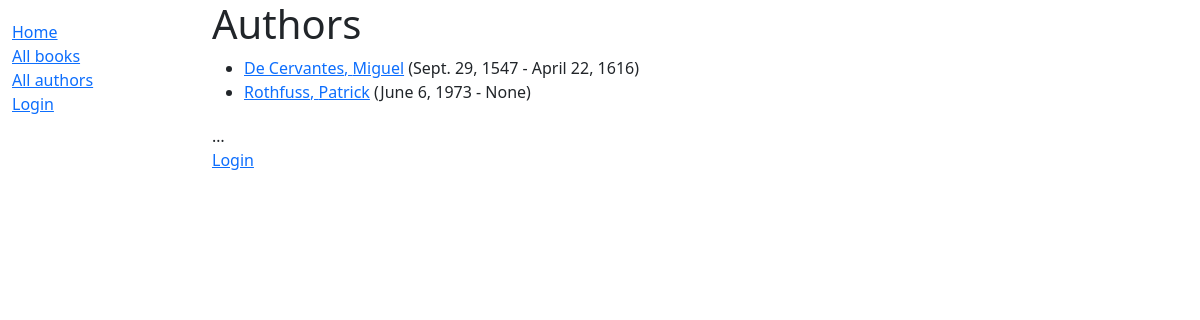
Screenshot of /catalog/authors/ with the database file from the repository.
### catalog/models.py (models this page shows, shortened)
class Author(models.Model):
    first_name = models.CharField(max_length=100)
    last_name = models.CharField(max_length=100)
    date_of_birth = models.DateField(null=True, blank=True)
    date_of_death = models.DateField('Died', null=True, blank=True)
    class Meta:
        ordering = ['last_name', 'first_name']
    def get_absolute_url(self):
        return reverse('author-detail', args=[str(self.id)])

### catalog/views.py (the view)
# urls.py: path('authors/', views.AuthorListView.as_view(), name='authors'),
class AuthorListView(generic.ListView):
    model = Author
    paginate_by = 10

### templates/catalog/author_list.html
{% extends "base_generic.html" %}
{% block content %}
  <h1>Authors</h1>
  {% if author_list %}
  <ul>
    {% for author in author_list %}
      <li>
        <a href="{{ author.get_absolute_url }}">{{ author.last_name }}, {{ author.first_name }}</a>
          ({{author.date_of_birth}} - {{ author.date_of_death }})
      </li>
    {% endfor %}
  </ul>
  {% else %}
    <p>There are no authors listed.</p>
  {% endif %}
{% endblock %}

### templates/base_generic.html (shortened to what this page needs)
<!DOCTYPE html>
<html lang="en">
<head>
  <link href="https://cdn.jsdelivr.net/npm/bootstrap@5.1.3/dist/css/bootstrap.min.css" rel="stylesheet">
  {% load static %}
  <link rel="stylesheet" href="{% static 'css/styles.css' %}">
</head>
<body>
  <div class="container-fluid">
    <div class="row">
      <div class="col-sm-2">
      {% block sidebar %}
       <ul class="sidebar-nav">
    <li><a href="{% url 'index' %}">Home</a></li>
    <li><a href="{% url 'books' %}">All books</a></li>
    <li><a href="{% url 'authors' %}">All authors</a></li>
   {% if user.is_authenticated %}
   <li>User: {{ user.get_username }}</li>
   <li><a href="{% url 'my-borrowed' %}">My Borrowed</a></li>
   <li><a href="{% url 'logout'%}?next={{request.path}}">Logout</a></li>
   {% else %}
   <li><a href="{% url 'login'%}?next={{request.path}}">Login</a></li>
   {% endif %}
 </ul>
     {% endblock %}
      </div>
      <div class="col-sm-10 ">{% block content %}{% endblock %}{% block pagination %}
            <ul class="sidebar-nav">
    …
   {% if user.is_authenticated %}
     <li>User: {{ user.get_username }}</li>
     <li><a href="{% url 'logout'%}?next={{request.path}}">Logout</a></li>
   {% else %}
     <li><a href="{% url 'login'%}?next={{request.path}}">Login</a></li>
   {% endif %}
  </ul>
  {% endblock %}</div>
    </div>
  </div>
</body>
</html>

### catalog/static/css/styles.css (style rules this page uses)
.sidebar-nav { margin-top: 20px; padding: 0; list-style: none; }

### rows the page displays
Author: last_name "De Cervantes", first_name "Miguel", date_of_birth "Sept. 29, 1547", date_of_death "April 22, 1616"
Author: last_name "Rothfuss", first_name "Patrick", date_of_birth "June 6, 1973", date_of_death "None"
